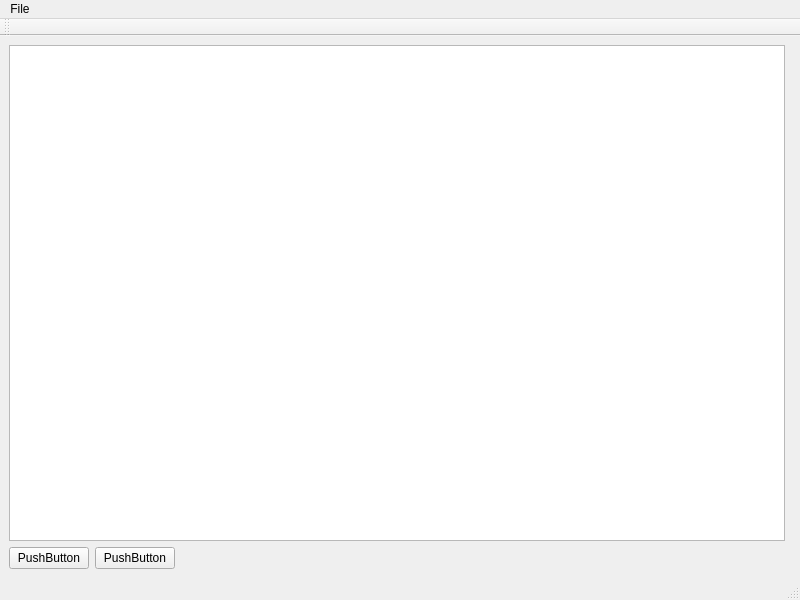
<?xml version="1.0" encoding="UTF-8"?>
<ui version="4.0">
 <class>MainWindow</class>
 <widget class="QMainWindow" name="MainWindow">
  <property name="geometry">
   <rect>
    <x>0</x>
    <y>0</y>
    <width>800</width>
    <height>600</height>
   </rect>
  </property>
  <property name="windowTitle">
   <string>MainWindow</string>
  </property>
  <widget class="QWidget" name="centralwidget">
   <layout class="QVBoxLayout" name="verticalLayout">
    <item>
     <layout class="QHBoxLayout" name="horizontalLayout">
      <item>
       <widget class="QTreeView" name="treeView"/>
      </item>
      <item>
       <widget class="QWidget" name="widget" native="true"/>
      </item>
     </layout>
    </item>
    <item>
     <layout class="QHBoxLayout" name="horizontalLayout_2">
      <item>
       <widget class="QPushButton" name="pushButton">
        <property name="text">
         <string>PushButton</string>
        </property>
       </widget>
      </item>
      <item>
       <widget class="QPushButton" name="pushButton_2">
        <property name="text">
         <string>PushButton</string>
        </property>
       </widget>
      </item>
      <item>
       <spacer name="horizontalSpacer">
        <property name="orientation">
         <enum>Qt::Horizontal</enum>
        </property>
        <property name="sizeHint" stdset="0">
         <size>
          <width>40</width>
          <height>20</height>
         </size>
        </property>
       </spacer>
      </item>
     </layout>
    </item>
   </layout>
  </widget>
  <widget class="QMenuBar" name="menubar">
   <property name="geometry">
    <rect>
     <x>0</x>
     <y>0</y>
     <width>800</width>
     <height>17</height>
    </rect>
   </property>
   <widget class="QMenu" name="menuFile">
    <property name="title">
     <string>File</string>
    </property>
    <addaction name="actionOpen_File"/>
   </widget>
   <addaction name="menuFile"/>
  </widget>
  <widget class="QStatusBar" name="statusbar"/>
  <widget class="QToolBar" name="toolBar">
   <property name="windowTitle">
    <string>toolBar</string>
   </property>
   <attribute name="toolBarArea">
    <enum>TopToolBarArea</enum>
   </attribute>
   <attribute name="toolBarBreak">
    <bool>false</bool>
   </attribute>
  </widget>
  <action name="actionOpen_File">
   <property name="icon">
    <iconset resource="icons.qrc">
     <normaloff>:/Icons/fileopen.png</normaloff>:/Icons/fileopen.png</iconset>
   </property>
   <property name="text">
    <string>Open File</string>
   </property>
   <property name="menuRole">
    <enum>QAction::NoRole</enum>
   </property>
  </action>
 </widget>
 <resources>
  <include location="icons.qrc"/>
 </resources>
 <connections/>
</ui>
